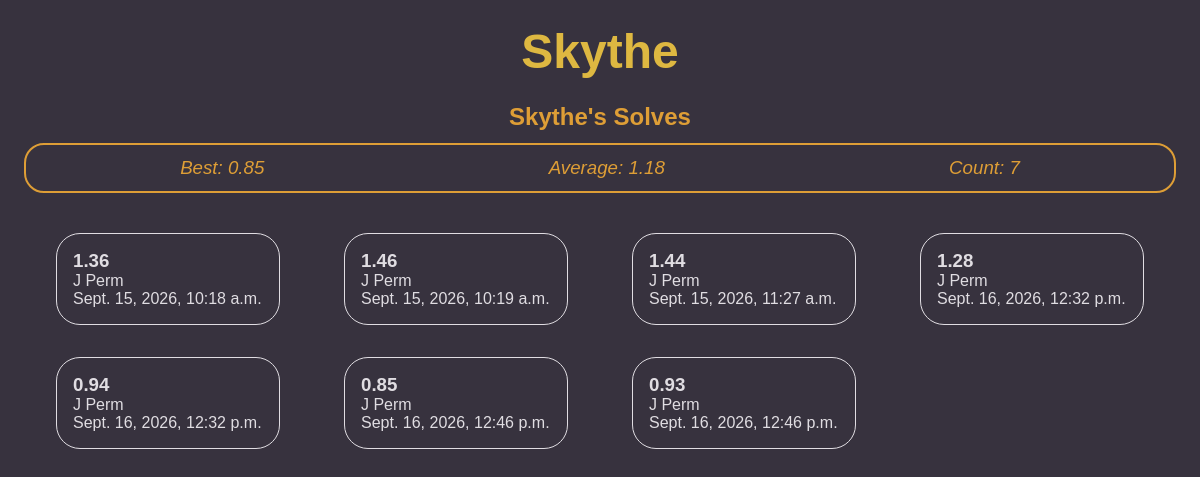
The page /profile/1 on the database as committed earlier.
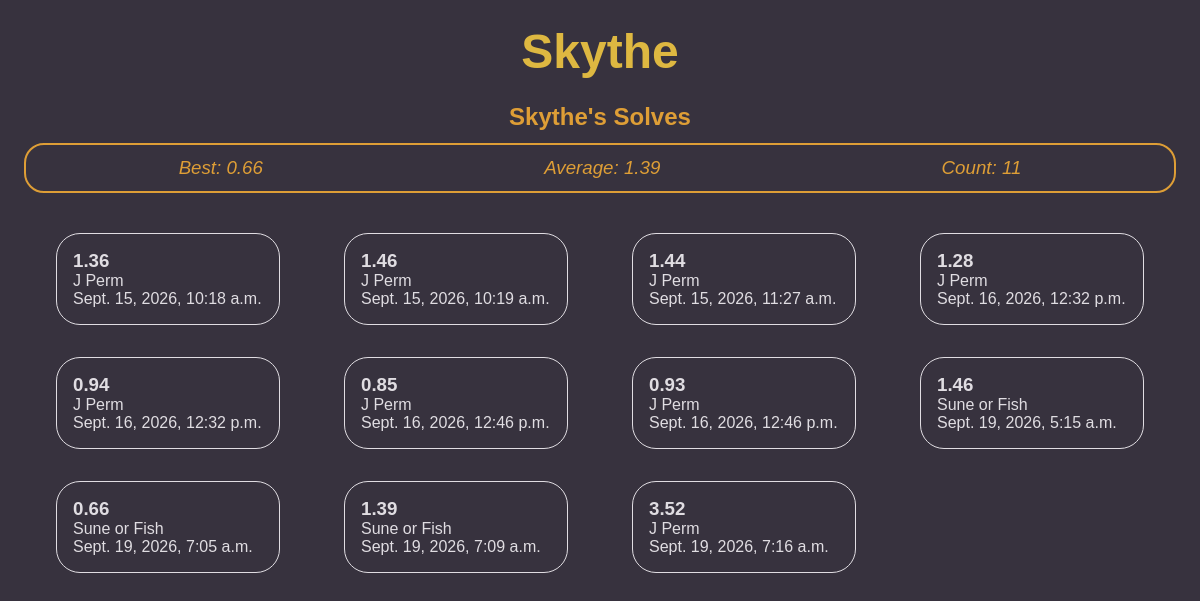
The same page on the database as committed later.
### main/models.py (models this page shows, shortened)
class Solve(models.Model):
    user = models.ForeignKey(User, on_delete=models.CASCADE)
    time = models.FloatField()
    algorithm = models.ForeignKey(Algorithm, on_delete=models.CASCADE)
    timestamp = models.DateTimeField(auto_now_add=True)

class Algorithm(models.Model):
    name = models.CharField(max_length=100)
    category = models.CharField(max_length=3, choices=CATEGORY)
    moves = models.CharField(max_length=255)
    description = models.TextField(default="")
    creator = models.ForeignKey(User, on_delete=models.CASCADE)
    created_at = models.DateTimeField(auto_now_add=True)
    yes_count = models.IntegerField(default=0)
    no_count = models.IntegerField(default=0)
    voters = models.ManyToManyField(User, related_name="voters", blank=True)
    def __str__(self):
        return self.name

### main/views.py (the view)
# urls.py: path('profile/<str:id>', views.profile_page, name="profile"),
def profile_page(request, id):
    user = User.objects.get(id=id)
    solves = models.Solve.objects.filter(user=user)
    stats = solves.aggregate(best=Min("time"), average=Avg("time"), count=Count("id"))
    return render(request, 'profile.html', {
        "user": user,
        "solves": solves,
        "stats": stats,
    })

### main/templates/profile.html (shortened to what this page needs)
{% extends 'layout.html' %}
{% load static %}
{% block css %} <link rel="stylesheet" href="{% static 'styles/profile.css' %}"> {% endblock %}
{% block body %}
    <div class="container">
        <h1 class="username">{{ user.username|title }}</h1>
        <div>
            <h2 class="solve-title">{{ user.username|title }}'s Solves</h2>
            {% if solves %}
                <div class="stats">
                    <h3 class="stat">Best: <span>{{ stats.best }}</span></h3>
                    <h3 class="stat">Average: <span>{{ stats.average|floatformat:2 }}</span></h3>
                    <h3 class="stat">Count: <span>{{ stats.count }}</span></h3>
                </div>
                <div class="solve-container">
                    {% for solve in solves %}
                        <div class="solve">
                            <h3>{{ solve.time|floatformat:2 }}</h3>
                            <p>{{ solve.algorithm }}</p>
                            <p>{{ solve.timestamp }}</p>
                        </div>
                    {% endfor %}
                </div>
            {% else %}
                <p class="info">It looks like this user hasn't solve any algorithms yet.</p>
            {% endif %}
        </div>
    </div>
{% endblock %}

### main/templates/layout.html (shortened to what this page needs)
{% load static %}
<!DOCTYPE html>
<html lang="en">
<head>
    {% block css %}{% endblock %}
</head>
<body>
    {% block body %}
    {% endblock %}
</body>
</html>

### main/static/styles/profile.css (style rules this page uses)
:root { --background: #37323E; --primary: #DEB841; --secondary: #DE9E36; --text: #e0dde2; --middle: #6D6A75; }
* { margin: 0; padding: 0; font-family: Arial, Helvetica, sans-serif; text-decoration: none; }
html, body { background-color: var(--background); color: var(--text); height: 100%; }
.container { margin: 2%; }
.username { font-size: 48px; color: var(--primary); margin-bottom: 24px; text-align: center; }
.solve-title { margin-bottom: 12px; color: var(--secondary); text-align: center; }
.stats { color: var(--secondary); font-style: italic; margin-bottom: 12px; border: 2px solid var(--secondary); display: flex; justify-content: space-around; padding: 12px; border-radius: 20px; }
.stat { font-weight: lighter; }
.solve-container { display: grid; grid-template-columns: 14rem 14rem 14rem 14rem; justify-content: space-around; margin-top: 24px; }
.solve { border: 1px solid var(--text); padding: 16px; margin: 16px 0px; border-radius: 24px; }

Rows that differ between the two databases and show on the page:
added Solve: time "1.46", algorithm "Sune or Fish", timestamp "Sept. 19, 2026, 5:15 a.m."
added Solve: time "0.66", algorithm "Sune or Fish", timestamp "Sept. 19, 2026, 7:05 a.m."
added Solve: time "1.39", algorithm "Sune or Fish", timestamp "Sept. 19, 2026, 7:09 a.m."
added Solve: time "3.52", algorithm "J Perm", timestamp "Sept. 19, 2026, 7:16 a.m."
Other text that changed with them:
{{ stats.best }}: "0.85" → "0.66"
{{ stats.average|floatformat:2 }}: "1.18" → "1.39"
{{ stats.count }}: "7" → "11"
